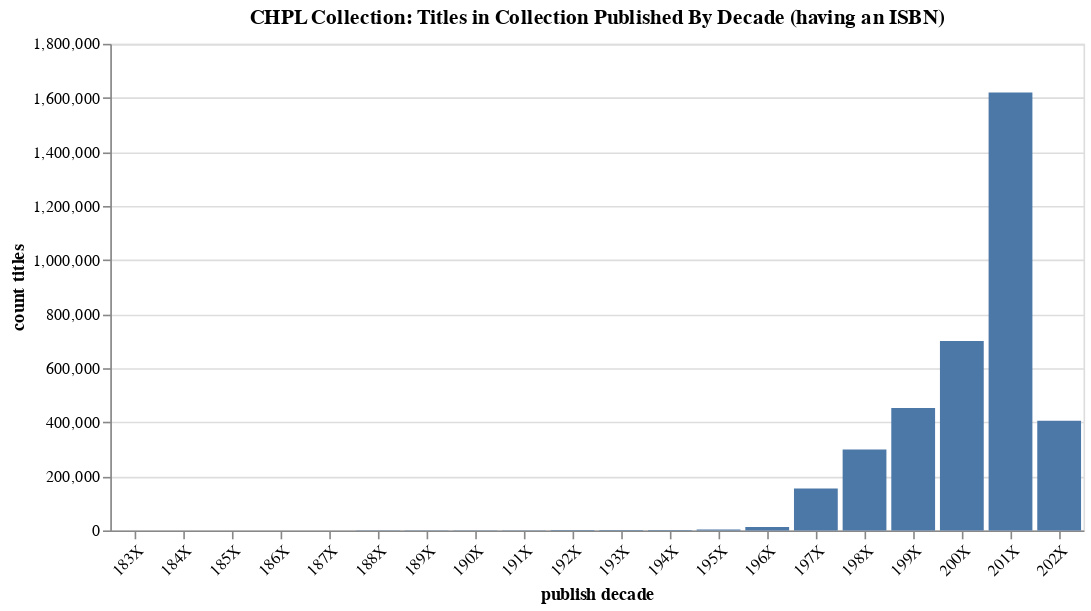

Notebook code for this chart:
### Code cell
# get a distribution of titles in the CHPL collection by decade
sql = """\
select
  cast(
    (cast(bib.publish_year as INTEGER) / 10) AS TEXT
  ) || 'X' as "publish decade",
  -- (cast(bib.publish_year as INTEGER) / 10) * 10 as "publish decade" ,
  count(bib.bib_record_num) as "count titles"
from
  bib
  join item on item.bib_record_num = bib.bib_record_num
where
  bib.publish_year is not null
  and bib.publish_year != ''
  and bib.publish_year >= 1830
  and bib.publish_year <= cast(strftime('%Y', 'now') as INTEGER)
  and bib.isbn is not null
group by
  1
having
  count(
    case
      when item.item_status_code IN ('-', 'd', 't') then 1
      else 0
    end
  ) > 1
order by
  1
"""

try:
    r = requests.get(
        chpl_collection_url + '.json',
        params={
            'sql': sql,
            '_shape': 'array'
        }
    )
    
    df = pd.read_json(r.text)
    
except:
    pass

chart = alt.Chart(df).mark_bar().encode(
    x=alt.X('publish decade', axis=alt.Axis(labelAngle=-45)), # sort='-y' ),
    y=alt.Y('count titles', ),
    tooltip=['publish decade', 'count titles'],
    # color='op_name',
).properties(
    width=600,
    title='CHPL Collection: Titles in Collection Published By Decade (having an ISBN)',

).configure_title(
    # fontSize=20,
    # anchor='start',
)

chart.display()
# Image('visualization.png')

### Figure 1 — Vega-Lite specification as saved in the notebook (floating-point values rounded to 4 significant figures)
{"config": {"view": {"continuousWidth": 400, "continuousHeight": 300}, "title": {}}, "data": {"name": "data-ed898403fb81fb36e14548c215058143"}, "mark": "bar", "encoding": {"tooltip": [{"field": "publish decade", "type": "nominal"}, {"field": "count titles", "type": "quantitative"}], "x": {"axis": {"labelAngle": -45}, "field": "publish decade", "type": "nominal"}, "y": {"field": "count titles", "type": "quantitative"}}, "title": "CHPL Collection: Titles in Collection Published By Decade (having an ISBN)", "width": 600, "$schema": "https://vega.github.io/schema/vega-lite/v4.17.0.json", "datasets": {"data-ed898403fb81fb36e14548c215058143": [{"publish decade": "183X", "count titles": 11}, {"publish decade": "184X", "count titles": 11}, {"publish decade": "185X", "count titles": 10}, {"publish decade": "186X", "count titles": 57}, {"publish decade": "187X", "count titles": 60}, {"publish decade": "188X", "count titles": 90}, {"publish decade": "189X", "count titles": 132}, {"publish decade": "190X", "count titles": 698}, {"publish decade": "191X", "count titles": 292}, {"publish decade": "192X", "count titles": 1008}, {"publish decade": "193X", "count titles": 1066}, {"publish decade": "194X", "count titles": 1438}, {"publish decade": "195X", "count titles": 3325}, {"publish decade": "196X", "count titles": 12469}, {"publish decade": "197X", "count titles": 155080}, {"publish decade": "198X", "count titles": 299648}, {"publish decade": "199X", "count titles": 452686}, {"publish decade": "200X", "count titles": 700145}, {"publish decade": "201X", "count titles": 1619576}, {"publish decade": "202X", "count titles": 405828}]}}
